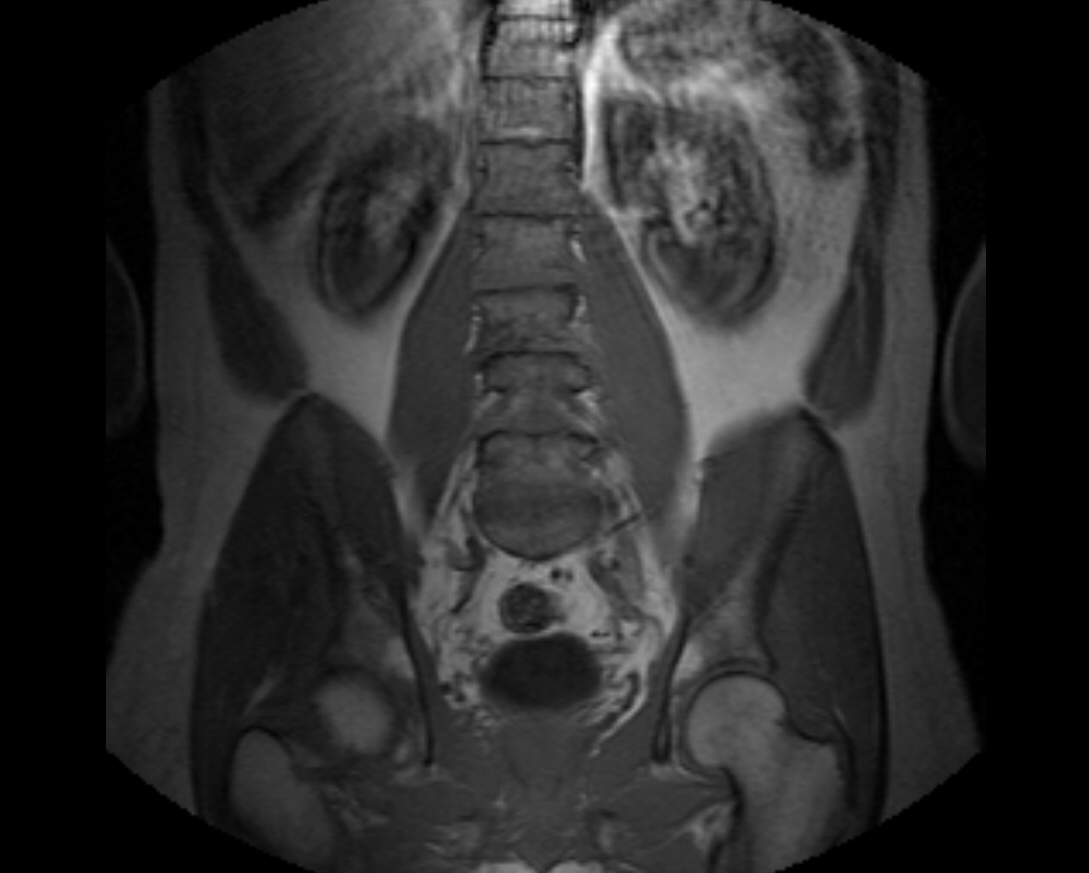
#> input picture XR.jpg, 1089 x 873 px
$ jupyter execute EE267_HW1_4_image9.ipynb   (older library calls are emulated)
#> lines starting #> are read from the running program, lines starting #| are printed output that depends on the picture
[cell 1]
import cv2
import numpy as np
import matplotlib.pyplot as plt

#step a__load the image
image_a1= cv2.imread('XR.jpg')                                 #Load the image
#> image_a1 is the input picture: shape (873, 1089, 3); min 0, max 253, mean 42.4
image_a = cv2.cvtColor(image_a1, cv2.COLOR_BGR2GRAY)                 #convert the image to gray scale

#step b__Laplacian
image_b1 = cv2.GaussianBlur(image_a, (5, 5), 0)
image_b = cv2.Laplacian(image_b1, cv2.CV_64F, ksize=1)               #apply laplacian filter

#step c__gray image from step a + laplacian from step b
image_c1 = image_a + image_b
image_c = np.uint64(np.absolute(image_c1))

#step d__sobel
imagex_d = cv2.Sobel(image_a, cv2.CV_64F, 1, 0, ksize=1)             #horizontal sobel
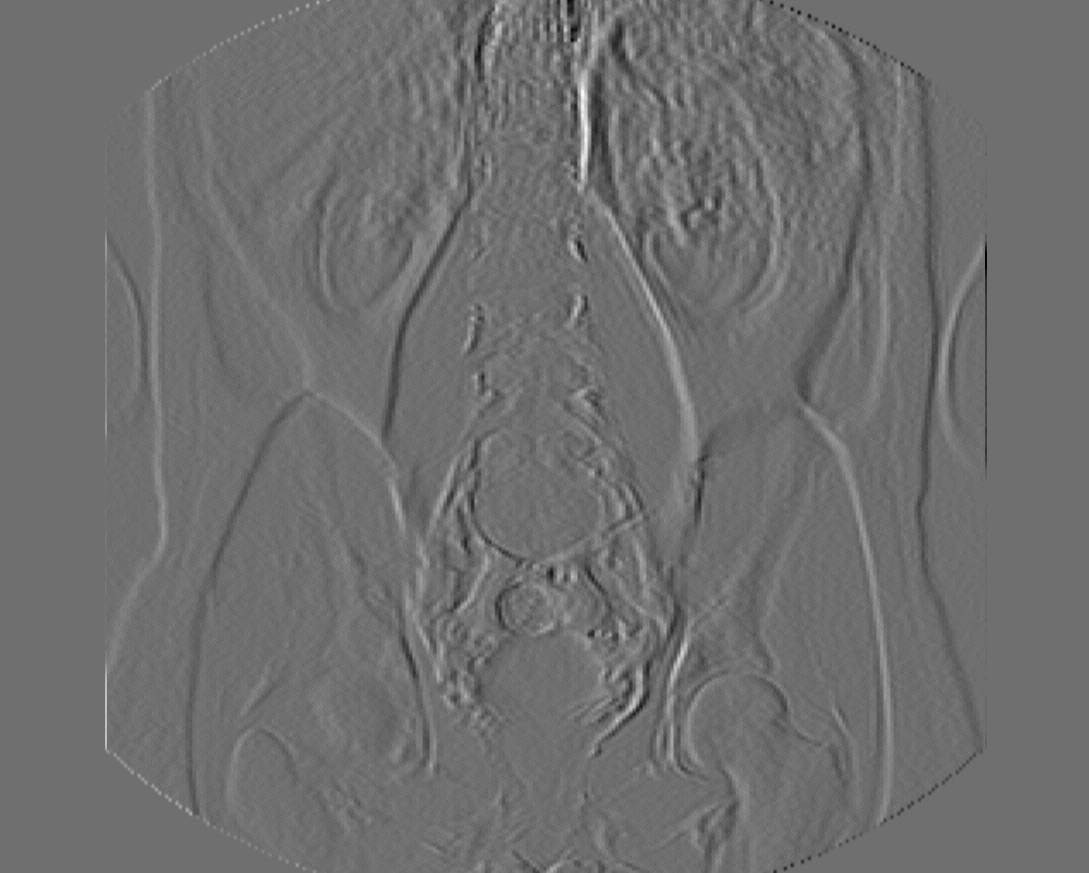
#> imagex_d: shape (873, 1089) float64; min -48, max 62, mean 0; drawn with min black and max white
imagey_d= cv2.Sobel(image_a, cv2.CV_64F, 0, 1, ksize=1)              #vertical sobel
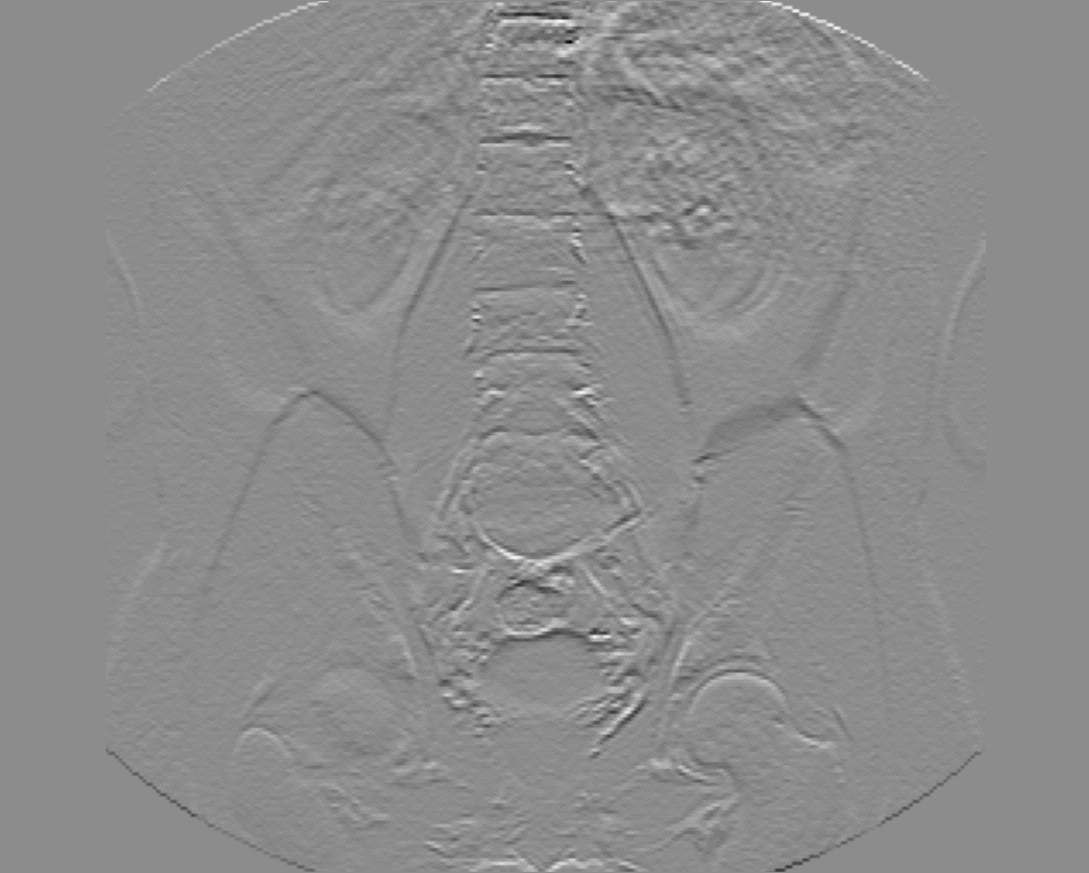
#> imagey_d: shape (873, 1089) float64; min -60, max 49, mean 0; drawn with min black and max white
image_d = cv2.magnitude(imagex_d, imagey_d)                          #horizontal+vertical sobel

#step e__5x5 averaging mask
avg_mask = np.ones((5, 5), np.float64) / 25                          #create 5x5 mask
image_e1 = cv2.filter2D(image_d, -1, avg_mask)                       #apply the mask
image_e = np.float64(np.absolute(image_e1))

#step f__(image from step c) x (image from step e)
image_f1 = image_c * image_e
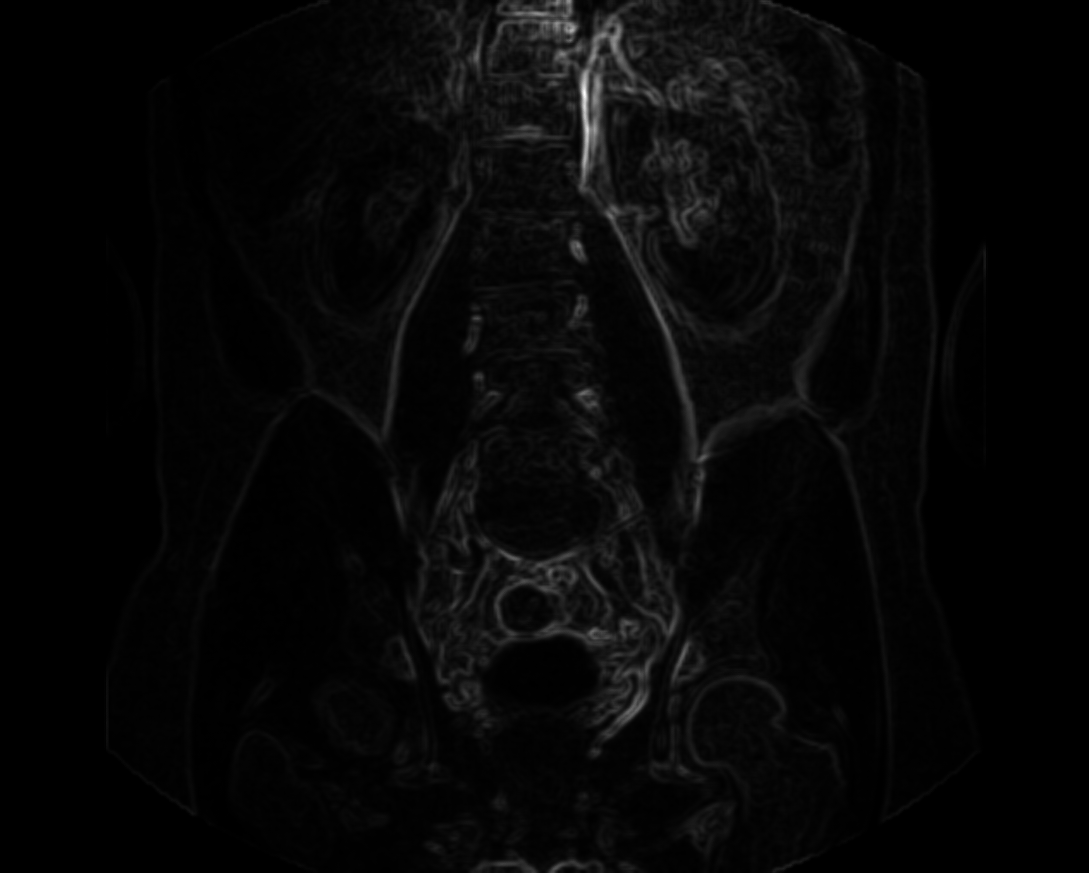
#> image_f1: shape (873, 1089) float64; min 0, max 8734.1, mean 245.3; drawn with min black and max white
image_f = np.uint64(np.absolute(image_f1))

#step g__(image from step a) + (image from step f)
image_g = image_a + image_f

#step h__power-law transformation
gamma = 0.5
image_h1 = 255.*((image_g/255.) ** gamma)
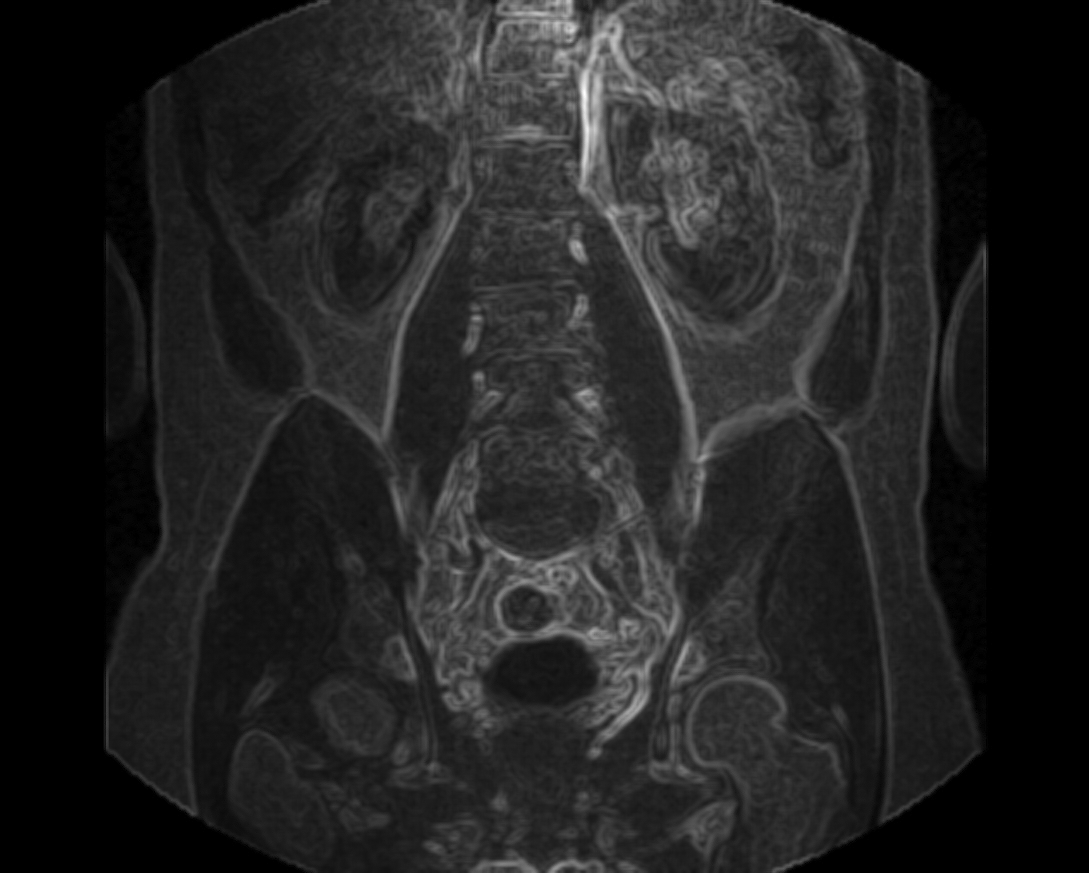
#> image_h1: shape (873, 1089) float64; min 0, max 1507.5, mean 206.4; drawn with min black and max white
image_h = np.float64(np.absolute(image_h1))

#display
plt.figure(figsize=(15,20))    #configure image size
plt.subplot(331), plt.imshow(image_a, cmap='gray'), plt.title('a. original image')
plt.subplot(332), plt.imshow(image_b, cmap='gray'), plt.title('b. laplacian')
plt.subplot(333), plt.imshow(image_c, cmap='gray'), plt.title('c. original + laplacian')
plt.subplot(334), plt.imshow(image_d, cmap='gray'), plt.title('d. sobel')
plt.subplot(335), plt.imshow(image_e, cmap='gray'), plt.title('e. averging')
plt.subplot(336), plt.imshow(image_f, cmap='gray'), plt.title('f. image c x image e')
plt.subplot(337), plt.imshow(image_g, cmap='gray'), plt.title('g. image a + image f')
plt.subplot(338), plt.imshow(image_h, cmap='gray'), plt.title('h. power-law')

plt.show()

$ run again, with skeleton.jpg copied over XR.jpg
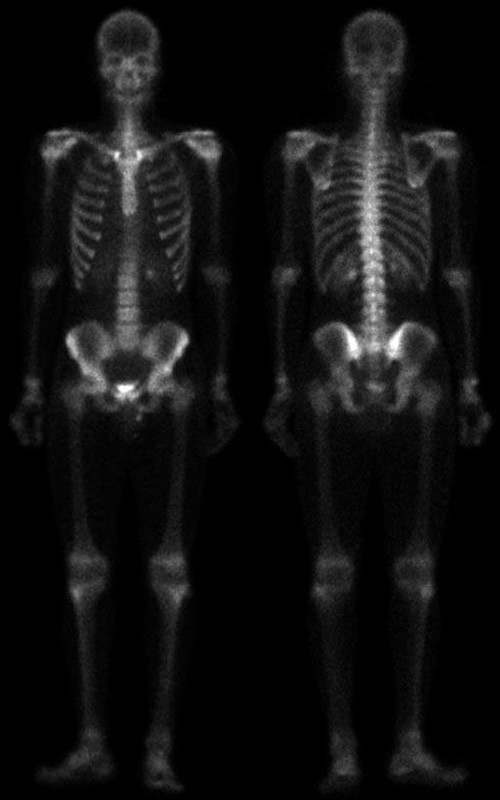
#> input picture skeleton.jpg, 500 x 800 px
#> image_a1 is the input picture: shape (800, 500, 3); min 0, max 255, mean 17.2
#> `imagey_d= cv2.Sobel(image_a, cv2.CV_64F, 0, 1, ksize=1)`:
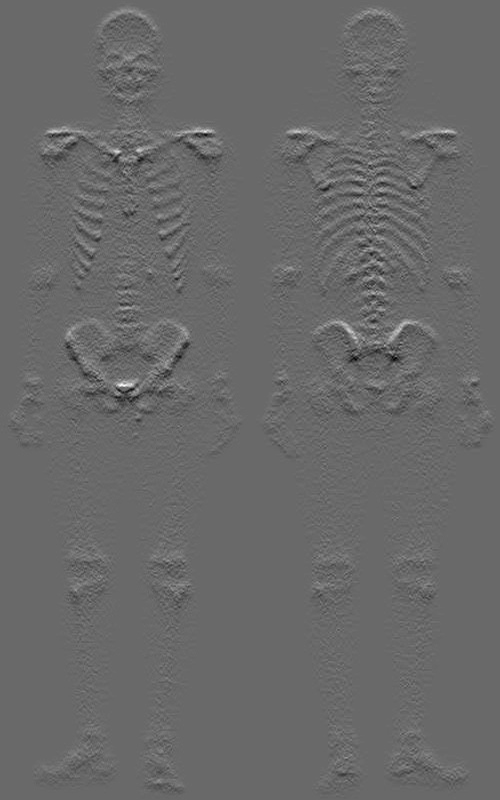
#> imagey_d: shape (800, 500) float64; min -83, max 117, mean 0; drawn with min black and max white
#> `image_h1 = 255.*((image_g/255.) ** gamma)`:
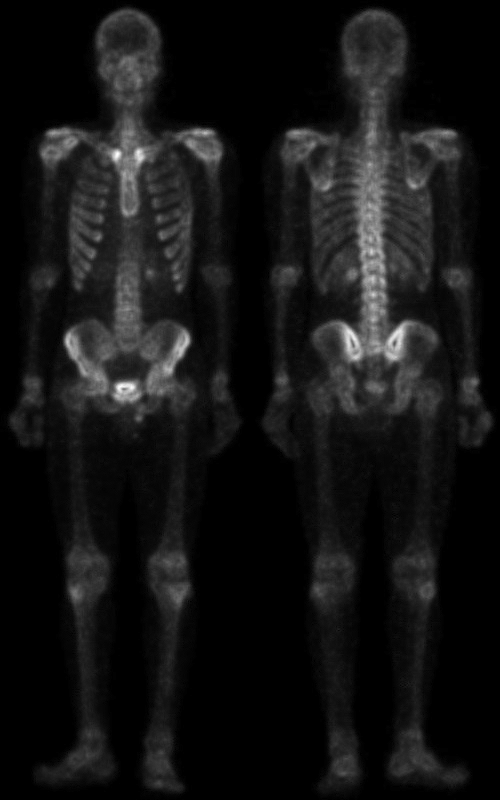
#> image_h1: shape (800, 500) float64; min 0, max 1935.7, mean 155.9; drawn with min black and max white
